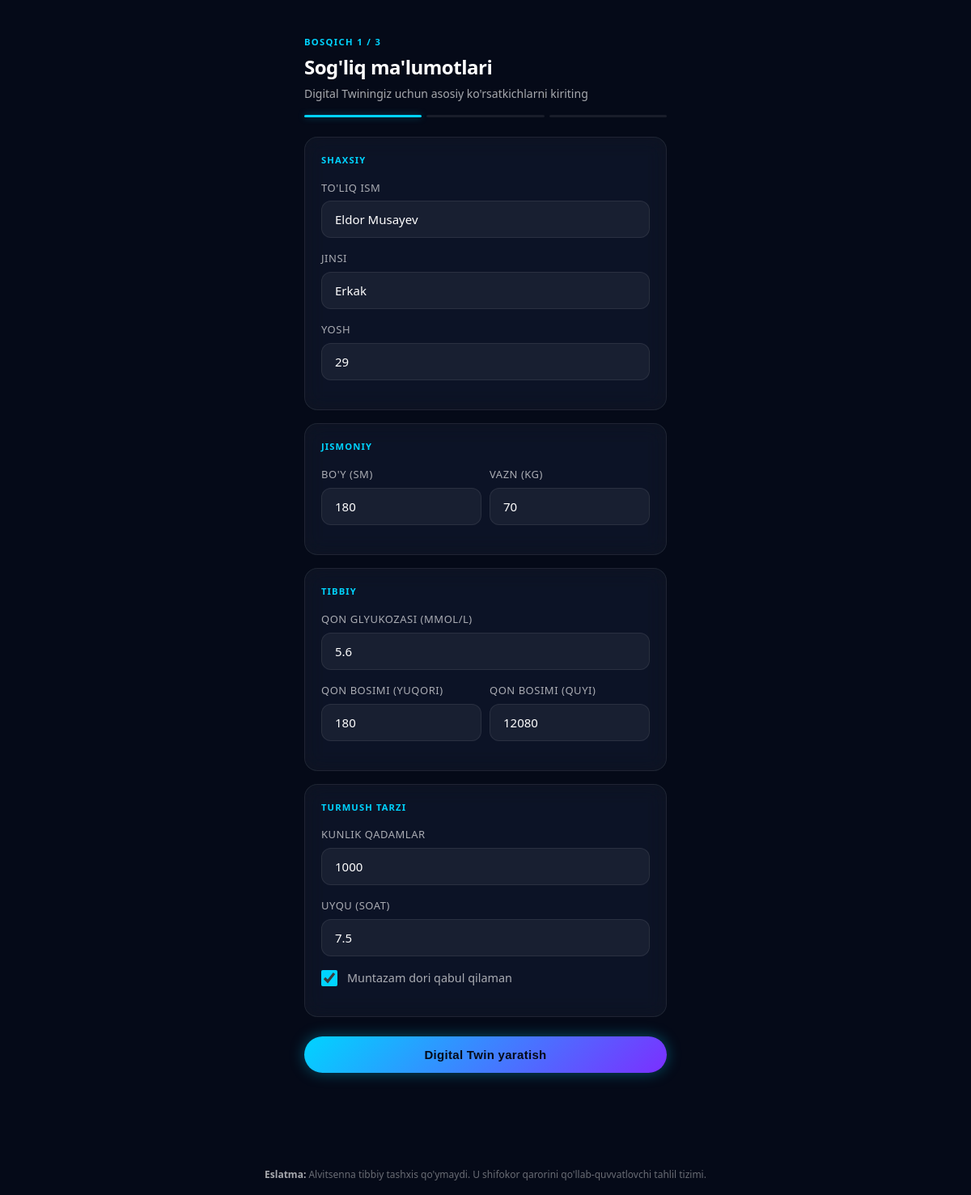
The page /onboarding/ (signed in) on the database its author committed.
### accounts/models.py (models this page shows, shortened)
class Profile(models.Model):
    GENDER_CHOICES = [('male', 'Erkak'), ('female', 'Ayol')]
    user = models.OneToOneField(
        settings.AUTH_USER_MODEL,
        on_delete=models.CASCADE,
        related_name='profile',
    )
    ACTIVITY_CHOICES = [
        ('student', 'Talaba'),
        ('employee', 'Xodim'),
        ('entrepreneur', 'Tadbirkor'),
    ]
    full_name = models.CharField(max_length=150, blank=True)
    phone_number = models.CharField(max_length=20, blank=True)
    gender = models.CharField(max_length=10, choices=GENDER_CHOICES, default='male')
    birth_date = models.DateField(null=True, blank=True)
    region = models.CharField(max_length=100, blank=True)
    district = models.CharField(max_length=100, blank=True)
    address = models.CharField(max_length=255, blank=True)
    profession = models.CharField(max_length=150, blank=True)
    activity_type = models.CharField(max_length=20, choices=ACTIVITY_CHOICES, blank=True)
    age = models.PositiveSmallIntegerField(null=True, blank=True)
    height_cm = models.PositiveSmallIntegerField(null=True, blank=True)
    weight_kg = models.PositiveSmallIntegerField(null=True, blank=True)
    blood_glucose = models.FloatField(null=True, blank=True)
    bp_systolic = models.PositiveSmallIntegerField(null=True, blank=True)
    bp_diastolic = models.PositiveSmallIntegerField(null=True, blank=True)
    daily_steps = models.PositiveIntegerField(null=True, blank=True)
    sleep_hours = models.FloatField(null=True, blank=True)
    takes_medication = models.BooleanField(default=False)
    is_verified = models.BooleanField(default=False)
    is_doctor = models.BooleanField(default=False)
    DIABETES_CHOICES = [('tip1', 'Tip 1'), ('tip2', 'Tip 2'), ('prediabet', 'Prediabet')]
    diabetes_type = models.CharField(max_length=20, choices=DIABETES_CHOICES, blank=True)
    risk_score = models.PositiveSmallIntegerField(default=0)
    created_at = models.DateTimeField(auto_now_add=True)
    updated_at = models.DateTimeField(auto_now=True)

### accounts/views.py (the view, shortened to what this page needs)
# urls.py: path('onboarding/', views.onboarding_view, name='onboarding'),
@login_required
def onboarding_view(request):
    profile, _ = Profile.objects.get_or_create(user=request.user)
    return render(request, 'accounts/onboarding.html', {'profile': profile})

### diabetes/context_processors.py (called while the page is built)
def unread_alerts_count(request):
    if request.user.is_authenticated:
        count = Alert.objects.filter(user=request.user, is_read=False).count()
        return {'unread_alerts_count': count}
    return {'unread_alerts_count': 0}

### templates/accounts/onboarding.html (shortened to what this page needs)
{% extends 'base.html' %}
{% load static %}
{% block content %}
<div class="page-body">
  <div class="page-header">
    <p class="page-header__eyebrow">BOSQICH 1 / 3</p>
    <h1 class="page-header__title">Sog'liq ma'lumotlari</h1>
    <p class="page-header__sub">Digital Twiningiz uchun asosiy ko'rsatkichlarni kiriting</p>
  </div>
  <div class="progress-segments">
    <div class="progress-segment active"></div>
    <div class="progress-segment"></div>
    <div class="progress-segment"></div>
  </div>
  <form method="post" novalidate>
    <div class="glass-card" style="margin-bottom: 1rem;">
      <p style="font-size: 0.7rem; font-weight: 700; letter-spacing: 0.1em; text-transform: uppercase; color: var(--cyan); margin-bottom: 1rem;">Shaxsiy</p>
      <div class="form-group">
        <label class="form-label" for="id_full_name">To'liq ism</label>
        <input
          type="text"
          id="id_full_name"
          name="full_name"
          value="{{ profile.full_name|default:'' }}"
          placeholder="Ism Familiya"
        >
      </div>
      <div class="form-group">
        <label class="form-label" for="id_gender">Jinsi</label>
        <select id="id_gender" name="gender">
          <option value="male"   {% if profile.gender == 'male' %}selected{% endif %}>Erkak</option>
        </select>
      </div>
      <div class="form-group">
        <label class="form-label" for="id_age">Yosh</label>
        <input
          type="number"
          id="id_age"
          name="age"
          value="{{ profile.age|default_if_none:'' }}"
          placeholder="30"
          min="1" max="120"
        >
      </div>
    </div>
    <div class="glass-card" style="margin-bottom: 1rem;">
      <p style="font-size: 0.7rem; font-weight: 700; letter-spacing: 0.1em; text-transform: uppercase; color: var(--cyan); margin-bottom: 1rem;">Jismoniy</p>
      <div class="stat-grid" style="margin-bottom: 1rem;">
        <div class="form-group" style="margin-bottom: 0;">
          <label class="form-label" for="id_height_cm">Bo'y (sm)</label>
          <input
            type="number"
            id="id_height_cm"
            name="height_cm"
            value="{{ profile.height_cm|default_if_none:'' }}"
            placeholder="175"
            min="50" max="250"
          >
        </div>
        <div class="form-group" style="margin-bottom: 0;">
          <label class="form-label" for="id_weight_kg">Vazn (kg)</label>
          <input
            type="number"
            id="id_weight_kg"
            name="weight_kg"
            value="{{ profile.weight_kg|default_if_none:'' }}"
            placeholder="70"
            min="1" max="300"
          >
        </div>
      </div>
    </div>
    <div class="glass-card" style="margin-bottom: 1rem;">
      <p style="font-size: 0.7rem; font-weight: 700; letter-spacing: 0.1em; text-transform: uppercase; color: var(--cyan); margin-bottom: 1rem;">Tibbiy</p>
      <div class="form-group">
        <label class="form-label" for="id_blood_glucose">Qon glyukozasi (mmol/L)</label>
        <input
          type="number"
          id="id_blood_glucose"
          name="blood_glucose"
          value="{{ profile.blood_glucose|default_if_none:'' }}"
          placeholder="5.6"
          step="0.1" min="0"
        >
      </div>
      <div class="stat-grid" style="margin-bottom: 1rem;">
        <div class="form-group" style="margin-bottom: 0;">
          <label class="form-label" for="id_bp_systolic">Qon bosimi (yuqori)</label>
          <input
            type="number"
            id="id_bp_systolic"
            name="bp_systolic"
            value="{{ profile.bp_systolic|default_if_none:'' }}"
            placeholder="120"
            min="60" max="250"
          >
        </div>
        <div class="form-group" style="margin-bottom: 0;">
          <label class="form-label" for="id_bp_diastolic">Qon bosimi (quyi)</label>
          <input
            type="number"
            id="id_bp_diastolic"
            name="bp_diastolic"
            value="{{ profile.bp_diastolic|default_if_none:'' }}"
            placeholder="80"
            min="40" max="150"
          >
        </div>
      </div>
    </div>
    <div class="glass-card" style="margin-bottom: 1.5rem;">
      <p style="font-size: 0.7rem; font-weight: 700; letter-spacing: 0.1em; text-transform: uppercase; color: var(--cyan); margin-bottom: 1rem;">Turmush tarzi</p>
      <div class="form-group">
        <label class="form-label" for="id_daily_steps">Kunlik qadamlar</label>
        <input
          type="number"
          id="id_daily_steps"
          name="daily_steps"
          value="{{ profile.daily_steps|default_if_none:'' }}"
          placeholder="8000"
          min="0"
        >
      </div>
      <div class="form-group">
        <label class="form-label" for="id_sleep_hours">Uyqu (soat)</label>
        <input
          type="number"
          id="id_sleep_hours"
          name="sleep_hours"
          value="{{ profile.sleep_hours|default_if_none:'' }}"
          placeholder="7.5"
          step="0.5" min="0" max="24"
        >
      </div>
      <div class="form-group">
        <label class="checkbox-row">
          <input
            type="checkbox"
            name="takes_medication"
            {% if profile.takes_medication %}checked{% endif %}
          >
          <span style="font-size: 0.9rem; color: var(--text-secondary);">Muntazam dori qabul qilaman</span>
        </label>
      </div>
    </div>
    <button type="submit" class="btn-primary">Digital Twin yaratish</button>
  </form>
</div>
{% endblock %}

### static/css/main.css (style rules this page uses)
:root { --bg-deep: #050A18; --bg-card: rgba(255, 255, 255, 0.04); --border-subtle: rgba(255, 255, 255, 0.08); --cyan: #00D4FF; --cyan-glow: rgba(0, 212, 255, 0.35); --danger: #FF3B5C; --danger-glow: rgba(255, 59, 92, 0.3); --safe: #00FF88; --warning: #FFB23B; --text-primary: #FFFFFF; --text-secondary: rgba(255, 255, 255, 0.65); --text-dim: rgba(255, 255, 255, 0.4); --radius: 12px; --radius-lg: 16px; --radius-pill: 999px; }
*, *::before, *::after { box-sizing: border-box; margin: 0; padding: 0; }
html { scroll-behavior: smooth; -webkit-text-size-adjust: 100%; }
body { background-color: var(--bg-deep); font-family: system-ui, -apple-system, 'Segoe UI', Roboto, sans-serif; color: var(--text-primary); min-height: 100dvh; line-height: 1.5; -webkit-font-smoothing: antialiased; }
.glass-card { background: var(--bg-card); border: 1px solid var(--border-subtle); border-radius: var(--radius-lg); backdrop-filter: blur(12px) saturate(1.4); -webkit-backdrop-filter: blur(12px) saturate(1.4); padding: 1.25rem; }
.glass-card + .glass-card { margin-top: 1rem; }
.btn-primary, .btn-outline { display: inline-flex; align-items: center; justify-content: center; gap: 0.5rem; width: 100%; padding: 0.875rem 1.5rem; border-radius: var(--radius-pill); font-size: 0.9375rem; font-weight: 600; letter-spacing: 0.02em; cursor: pointer; border: none; text-decoration: none; transition: transform 0.15s ease, box-shadow 0.15s ease, opacity 0.15s ease; -webkit-tap-highlight-color: transparent; }
.btn-primary { background: linear-gradient(135deg, var(--cyan) 0%, #7B2FFF 100%); color: #050A18; box-shadow: 0 0 18px var(--cyan-glow); }
.form-group { display: flex; flex-direction: column; gap: 0.4rem; margin-bottom: 1rem; }
.form-label { font-size: 0.8125rem; font-weight: 500; color: var(--text-secondary); letter-spacing: 0.04em; text-transform: uppercase; }
input[type="text"], input[type="email"], input[type="password"], input[type="number"], select, textarea { width: 100%; background: rgba(255, 255, 255, 0.05); border: 1px solid var(--border-subtle); border-radius: var(--radius); padding: 0.75rem 1rem; color: var(--text-primary); font-size: 0.9375rem; font-family: inherit; outline: none; transition: border-color 0.2s ease, box-shadow 0.2s ease; -webkit-appearance: none; appearance: none; }
input[type="text"]::placeholder, input[type="email"]::placeholder, input[type="password"]::placeholder, input[type="number"]::placeholder, textarea::placeholder { color: var(--text-dim); }
select option { background: #0D1426; color: var(--text-primary); }
.checkbox-row { display: flex; align-items: center; gap: 0.75rem; cursor: pointer; }
.checkbox-row input[type="checkbox"] { width: 20px; height: 20px; accent-color: var(--cyan); cursor: pointer; flex-shrink: 0; }
.page-body { padding-bottom: 80px; }
.stat-grid { display: grid; grid-template-columns: 1fr 1fr; gap: 0.625rem; }
.progress-segments { display: flex; gap: 6px; margin-bottom: 1.5rem; }
.progress-segment { flex: 1; height: 3px; border-radius: var(--radius-pill); background: var(--border-subtle); transition: background 0.3s ease, box-shadow 0.3s ease; }
.progress-segment.active { background: var(--cyan); box-shadow: 0 0 8px var(--cyan-glow); }
.page-header { padding: 1.5rem 0 1rem; }
.page-header__eyebrow { font-size: 0.7rem; font-weight: 600; letter-spacing: 0.12em; text-transform: uppercase; color: var(--cyan); margin-bottom: 0.25rem; }
.page-header__title { font-size: 1.5rem; font-weight: 800; color: var(--text-primary); letter-spacing: -0.02em; }
.page-header__sub { font-size: 0.875rem; color: var(--text-secondary); margin-top: 0.25rem; }

### rows shown on the page
Profile: full_name "Eldor Musayev", gender "Erkak", age "29", height_cm "180", weight_kg "70", blood_glucose "5.6", bp_systolic "180", bp_diastolic "12080", daily_steps "1000", sleep_hours "7.5", takes_medication "☑"
